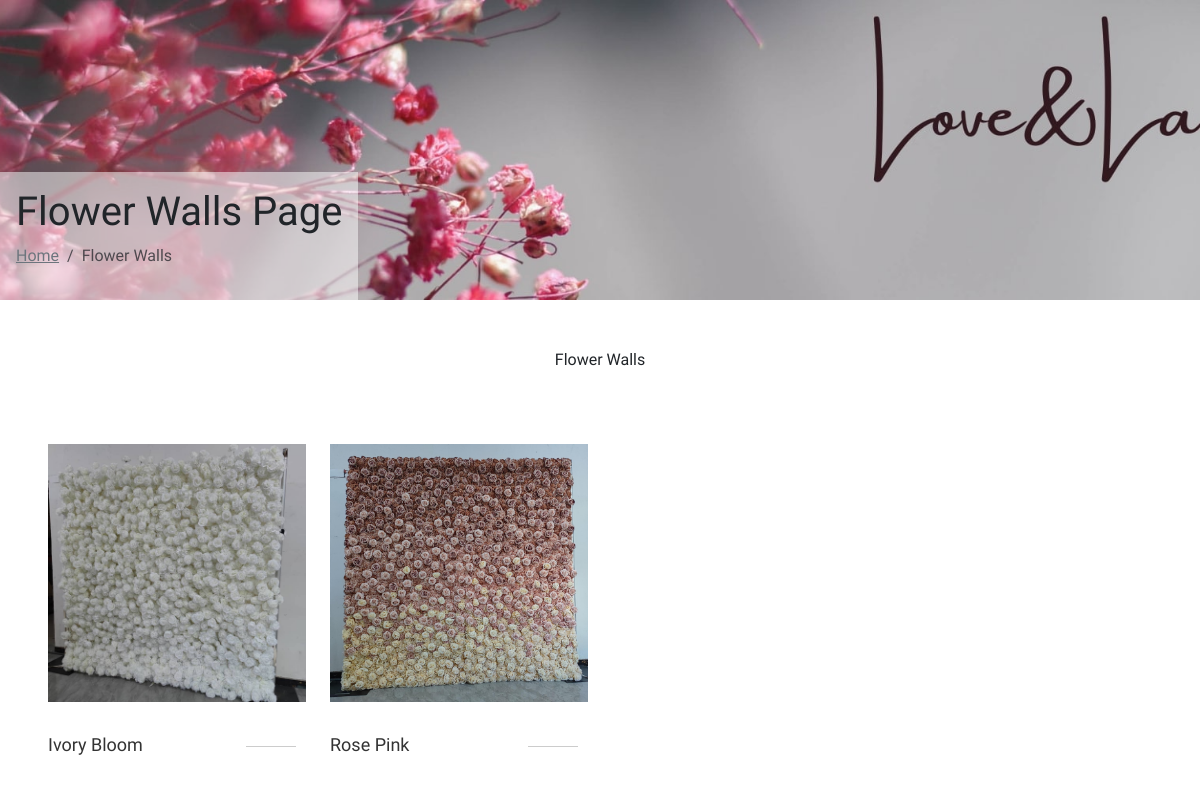
Page /flowerwalls/ on the committed database.
### tools/models.py (models this page shows, shortened)
class SettingsSite(models.Model):
    title = models.CharField(max_length=150, blank=True, verbose_name='Title website:')
    logo = models.FileField(upload_to=upload_media_path, validators=[FileExtensionValidator(['jpg', 'png', 'svg', 'bmp', 'gif', 'jpeg',])], verbose_name='Logo:', help_text="resulotion(80*80)")
    link = models.URLField(blank=True, verbose_name='Link Website:')
    call = models.CharField(max_length=20, blank=True, verbose_name='Call number:')
    mobile = models.CharField(max_length=20, blank=True, verbose_name='Mobile number:')
    email = models.CharField(max_length=150, blank=True, verbose_name='Email:')
    address = models.CharField(max_length=200, blank=True, verbose_name='Address:')
    location_maps = models.CharField(max_length=600,blank=True, verbose_name='Location Maps:')
    hour_work = models.CharField(max_length=200, blank=True, verbose_name='Hour Work:')
    tag_keywords = models.TextField(verbose_name='Tag keywords:')
    tag_description = models.CharField(max_length=250, verbose_name='Tag description:')
    rules = models.TextField(verbose_name='Rules website:', blank=True)
    bg_home_img = models.FileField(upload_to=upload_media_path, blank=True, validators=[FileExtensionValidator(['jpg', 'png', 'svg', 'bmp', 'gif', 'jpeg',])], verbose_name='Background Home Video:', help_text="resulotion(1720*500) , acception format: "
        'image = [jpg, png, bmp, gif, jpeg, svg]')
    home_video = models.FileField(upload_to=upload_media_path, blank=True, validators=[FileExtensionValidator(['mp4', 'mpg', 'mpeg', 'avi', 'mkv',])], verbose_name='Video Home:', help_text="resulotion(1080*1920) , acception format: "
        'video = [mp4, mpg, mpeg, avi, mkv]')
    bg_cover = models.FileField(upload_to=upload_media_path, blank=True, validators=[FileExtensionValidator(['jpg', 'png', 'svg', 'bmp', 'gif', 'jpeg',])], verbose_name='Background Cover About Us, Contact, Services,:', help_text="resulotion(1920*380) , acception format: "
        'image = [jpg, png, bmp, gif, jpeg, svg]')
    text_slogan = RichTextField(null=True, verbose_name='Text Slogan')
    text_aboutus = RichTextField(default='Text About Us', verbose_name='Text About Us:')
    text_contactus = RichTextField(default='Text Contact Us', verbose_name='Text Contact Us:')
    bg_aboutus_img = models.FileField(upload_to=upload_media_path, blank=True, validators=[FileExtensionValidator(['jpg', 'png', 'svg', 'bmp', 'gif', 'jpeg',])], verbose_name='Background About Us Video:', help_text="resulotion(970*800) , acception format: "
        'image = [jpg, png, bmp, gif, jpeg, svg]')
    aboutus_video = models.FileField(upload_to=upload_media_path, blank=True, validators=[FileExtensionValidator(['mp4', 'mpg', 'mpeg', 'avi', 'mkv',])], verbose_name='Video About Us:', help_text="resulotion(1080*1920) , acception format: "
        'video = [mp4, mpg, mpeg, avi, mkv]')
    bg_404 = models.FileField(upload_to=upload_media_path, blank=True, validators=[FileExtensionValidator(['jpg', 'png', 'svg', 'bmp', 'gif', 'jpeg',])], verbose_name='Background error 404:', help_text="resulotion(1920*1000) , acception format: "
        'image = [jpg, png, bmp, gif, jpeg, svg]')
    bg_500 = models.FileField(upload_to=upload_media_path, blank=True, validators=[
        FileExtensionValidator(['jpg', 'png', 'svg', 'bmp', 'gif', 'jpeg', ])], verbose_name='Background error 500:',
                                      help_text="resulotion(1920*1000) , acception format: "
                                                'image = [jpg, png, bmp, gif, jpeg, svg]')
    instagram = models.URLField(blank=True, verbose_name='Link Instagram:')
    facebook = models.URLField(blank=True, verbose_name='Link Facebook:')
    class Meta:
        verbose_name = 'settings'
        verbose_name_plural = 'settings website'

### flowerwall/models.py (models this page shows, shortened)
class FlowerWall(models.Model):
    timestamp = models.DateTimeField(auto_now_add=True, verbose_name="Date:")
    title = models.CharField(max_length=225, verbose_name="Title:")
    image = models.ImageField(upload_to=upload_image_path, null=False, blank=False, validators=[validate_image_extension], verbose_name="Cover Image:", help_text="resulotion(600*800)")
    video = models.FileField(upload_to=upload_image_path, null=True, blank=True, validators=[validate_video_extension], verbose_name="Video:", help_text="resulotion(9*16 or 1080*1920)")
    content = RichTextField(null=True)  # <-- here
    slug = models.SlugField(blank=True,null=True, unique=True, db_index=True)
    def get_absolute_url(self):
        return reverse("flowerwall", args=[self.slug])
    class Meta:
        verbose_name = 'FlowerWall'
        verbose_name_plural = 'Flower Walls'
    def image_tag(self):
        return format_html("<img src='{}' width=150>".format(self.image.url))
    image_tag.short_description = 'cover image'

### flowerwall/views.py (the view)
# urls.py: path('flowerwalls/', flower_list, name='flowerwalls'),
def flower_list(request):
    flowers = FlowerWall.objects.all()
    context= {
        'flowers': flowers
    }
    return render(request, 'flowerwalls.html', context)

### tools/templatetags/template_tags.py (called while the page is built)
def settings(request):
    try:
        return {'setting': SettingsSite.objects.last()}
    except ObjectDoesNotExist:
        pass

### flowerwall/templates/flowerwalls.html (shortened to what this page needs)
{% extends 'shared/_MainLayout.html' %}
{% load static %}
{% load render_partial %}
{% block content %}
<div class="breadcrumb-area position-relative pt-5 pb-5 bg-img bg-image" data-background="{% if setting.bg_cover %}{{ setting.bg_cover.url }}{% endif %}">
  <div class="container">
    <div class="row">
      <div class="col position-absolute bottom-0 start-0 w-auto p-3 bg-white bg-opacity-50">
        <h1 class="breadcrumb__title">Flower Walls Page</h1>
        <nav aria-label="breadcrumb">
          <ol class="breadcrumb">
            <li class="breadcrumb-item"><a href="{% url "home" %}" class="link-secondary">Home</a></li>
            <li class="breadcrumb-item active" aria-current="page">Flower Walls</li>
          </ol>
        </nav>
      </div>
    </div>
  </div>
</div>
<section class="container text-center mt-5 mb-4">
  <p class="mb-3">{{ setting.text_slogan|safe }}</p>
</section>
<section>
  <div class="product-category container-fluid p-md-5 mb-2">
    <div class="row">
      {% for flower in flowers %}
      <div class="col-lg-3 col-md-6">
        <div class="single-category single-category--one">
          <div class="single-category__image single-category__image--one">
            <img src="{{ flower.image.url }}" class="img-fluid" alt="" />
          </div>
          <div class="single-category__content single-category__content--one space-mt--25 space-mb--25">
            <div class="title">
              <p>{{ flower.title }}</p>
            </div>
            <p class="product-count">{{ flower.code }}</p>
          </div>
          <a class="banner-link" href="{{ flower.get_absolute_url }}"></a>
        </div>
      </div>
      {% endfor %}
    </div>
  </div>
</section>
{% endblock %}

### static/css/style.css (style rules this page uses)
body, html { font-family: "Work Sans"; }
a, button { transition: all .3s; }
.single-category { position: relative; overflow: hidden; }
.single-category__image { position: relative; overflow: hidden; }
.single-category__content { position: relative; z-index: 5; display: flex; justify-content: space-between; }
.space-mb--25 { margin-bottom: 25px; }
.space-mt--25 { margin-top: 25px; }
.single-category .banner-link { position: absolute; z-index: 2; top: 0; right: 0; bottom: 0; left: 0; margin: auto; }
.single-category__image img { width: 100%; transition: .8s; }
.img-fluid, .img-thumbnail { max-width: 100%; height: auto; }
.single-category__image:after { position: absolute; top: 20px; left: 20px; display: block; visibility: hidden; width: calc(100% - 40px); height: calc(100% - 40px); content: ""; transition: .6s; opacity: 0; border: 1px solid #fff; background-color: transparent; }
.single-category__content .title { width: 70%; }
.single-category__content .title { position: relative; width: 70%; }
.single-category__content .title p { font-size: 18px; font-weight: 400; line-height: 36px; visibility: visible; margin: 0; transition-duration: .6s; transform: translateY(0); opacity: 1; color: #333; }
.single-category__content .product-count { width: 30%; }
.single-category__content .product-count { font-size: 14px; font-weight: 500; line-height: 36px; width: 30%; text-align: right; letter-spacing: 1px; }
.single-category__content .product-count:before { display: inline-block; width: 50px; height: 1px; margin-right: 10px; content: ""; vertical-align: middle; background-color: #ccc; }
.bg-img { background-repeat: no-repeat; background-position: 50%; background-size: cover; }
.breadcrumb-area { height: 300px; }

### rows in the picture
SettingsSite: text_slogan "Flower Walls"
FlowerWall: image (picture), title "Ivory Bloom"
FlowerWall: image (picture), title "Rose Pink"
